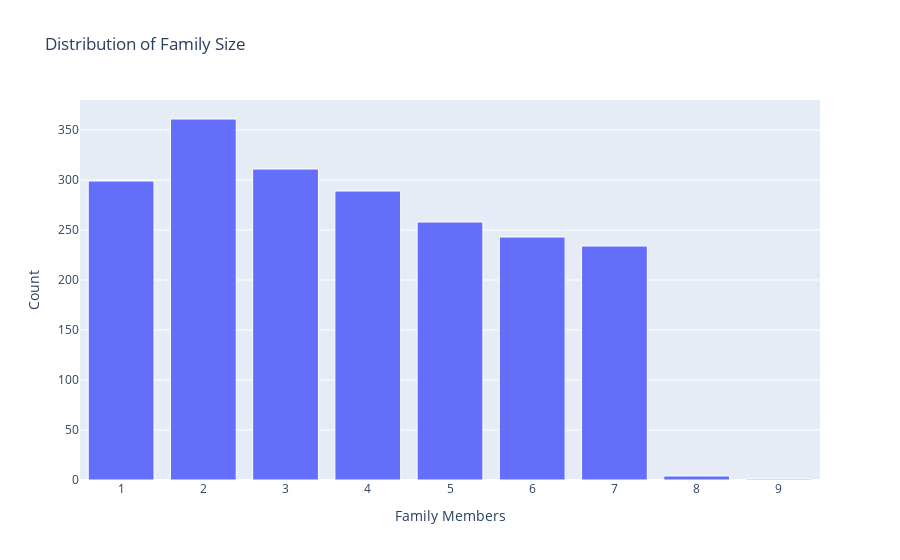

Write notebook code for a chart like this one.
### Code cell
# Plotly equivalent

fig = px.bar(customers, x = family_members, y = family_members_count,
             labels = {'x': 'Family Members', 'y': 'Count'}, title = 'Distribution of Family Size')
fig.update_traces(marker_line_width=1, marker_line_color='white')

fig.show()

### Figure 1 — Plotly figure (JSON) as saved in the notebook; plotly's stock layout.template omitted (floating-point values rounded to 4 significant figures)
{"data": [{"alignmentgroup": "True", "hovertemplate": "Family Members=%{x}<br>Count=%{y}<extra></extra>", "legendgroup": "", "marker": {"color": "#636efa", "line": {"color": "white", "width": 1}, "pattern": {"shape": ""}}, "name": "", "offsetgroup": "", "orientation": "v", "showlegend": false, "textposition": "auto", "type": "bar", "x": [1, 2, 3, 4, 5, 6, 7, 8, 9], "xaxis": "x", "y": [299, 361, 311, 289, 258, 243, 234, 4, 1], "yaxis": "y"}], "layout": {"barmode": "relative", "legend": {"tracegroupgap": 0}, "title": {"text": "Distribution of Family Size"}, "xaxis": {"anchor": "y", "domain": [0, 1], "title": {"text": "Family Members"}}, "yaxis": {"anchor": "x", "domain": [0, 1], "title": {"text": "Count"}}}}
